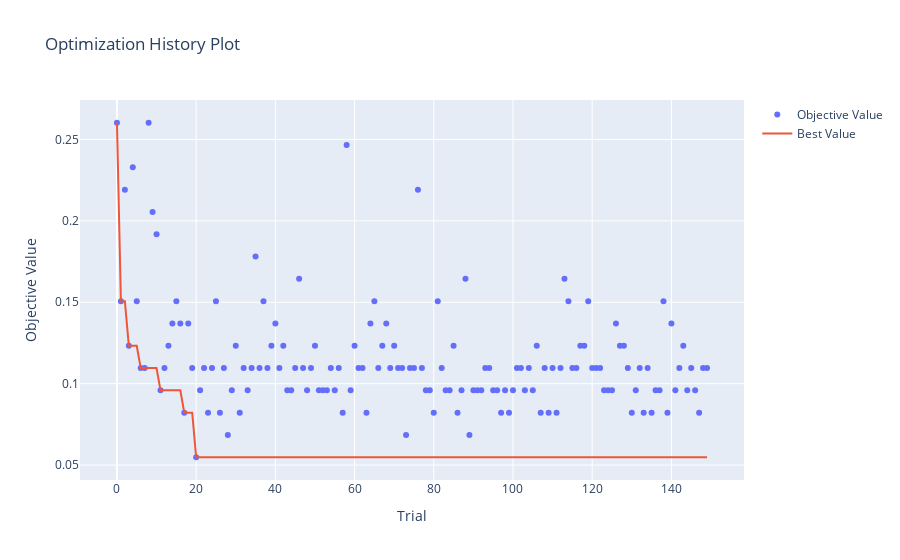

Notebook cell for this chart:
### Code cell
optuna.visualization.plot_optimization_history(study)

### Figure 1 — Plotly figure (JSON) as saved in the notebook; plotly's stock layout.template omitted (floating-point values rounded to 4 significant figures; data arrays with more than 128 entries replaced by an {"elided": "..."} marker saying what was removed)
{"data": [{"mode": "markers", "name": "Objective Value", "type": "scatter", "x": {"elided": "150 int values"}, "y": {"elided": "150 float values"}}, {"name": "Best Value", "type": "scatter", "x": {"elided": "150 int values"}, "y": {"elided": "150 float values"}}], "layout": {"title": {"text": "Optimization History Plot"}, "xaxis": {"title": {"text": "Trial"}}, "yaxis": {"title": {"text": "Objective Value"}}}}
